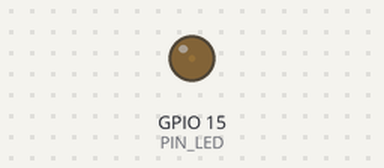
Recording of a sketch running on a simulated ESP32. Parts: output pins drawn as LEDs (lit = HIGH).

Above: at 0.05 s.
At 1.15 s:
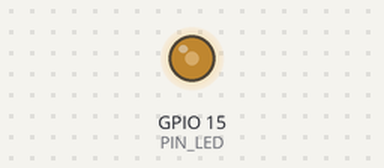
At 2.3 s:
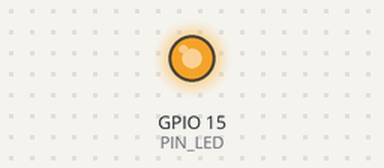
At 4.55 s:
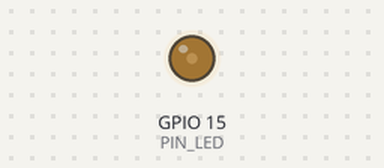
Timing chart, 0 to 6.6 s (numbered marks = the images above):
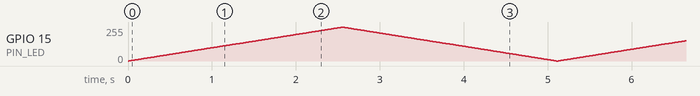

The sketch:

04-breathing-led.ino
```cpp
//**********************************************************************
/*
 * Filename    : Breathing Led
 * Description : Make led light fade in and out, just like breathing.
 * Author      : http//www.keyestudio.com
 * Updated     : Adapted for ESP32 Arduino Core v3.0+ by tbouska
*/

#define PIN_LED   15    // define the led pin
#define FRQ       1000  // define the pwm frequency
#define PWM_BIT   8     // define the pwm precision

void setup() {
  // v3.0 Change: ledcAttach replaces ledcSetup and ledcAttachPin
  // Syntax: ledcAttach(pin, frequency, resolution)
  ledcAttach(PIN_LED, FRQ, PWM_BIT);
}

void loop() {
  // Make light fade in
  for (int i = 0; i < 255; i++) {
    // v3.0 Change: ledcWrite now takes the PIN, not the channel
    ledcWrite(PIN_LED, i);
    delay(10);
  }

  // Make light fade out
  for (int i = 255; i > -1; i--) {
    ledcWrite(PIN_LED, i);
    delay(10);
  }
}
//*************************************************************************************
```
